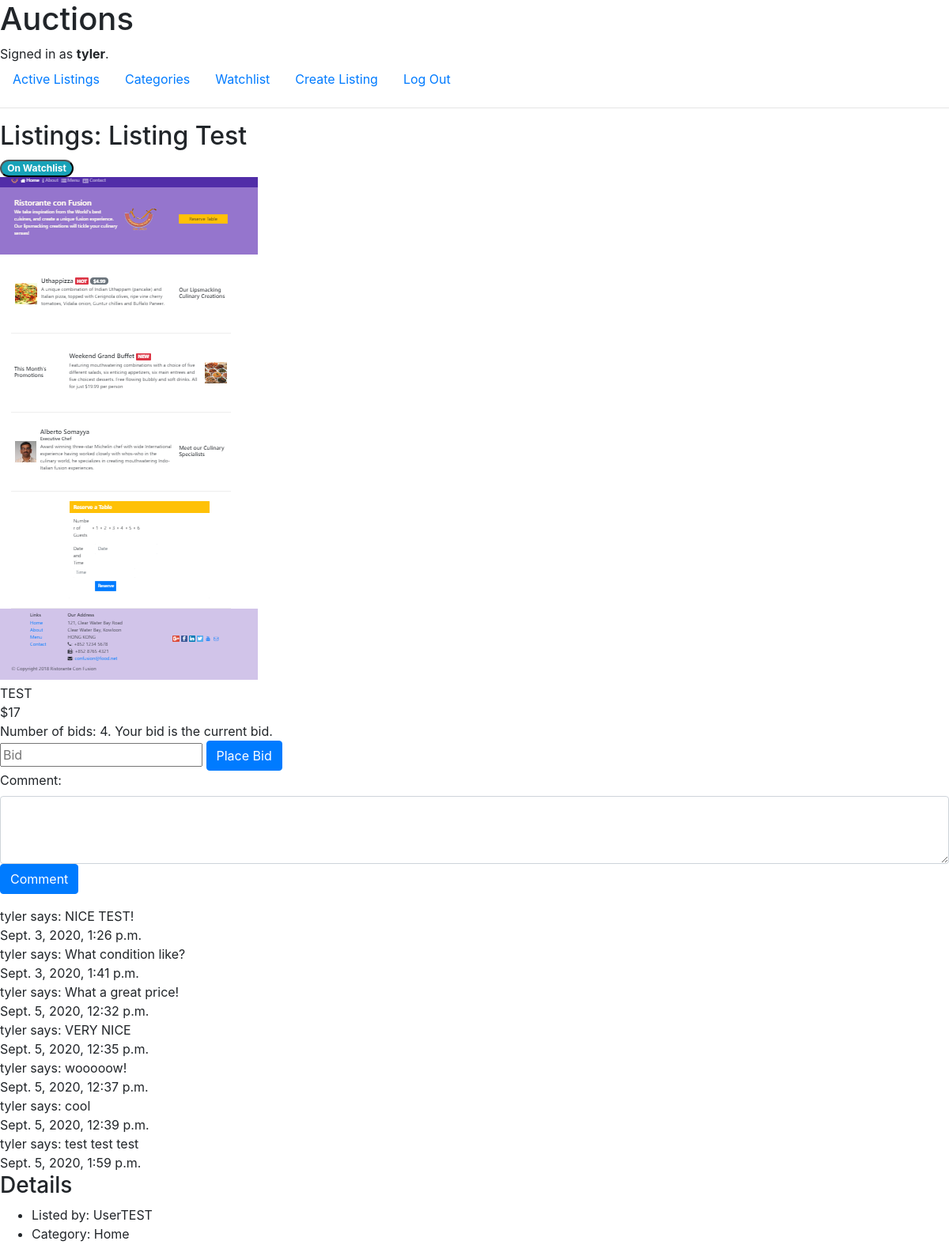
The app's page /auctions/1/ (signed in), older data.
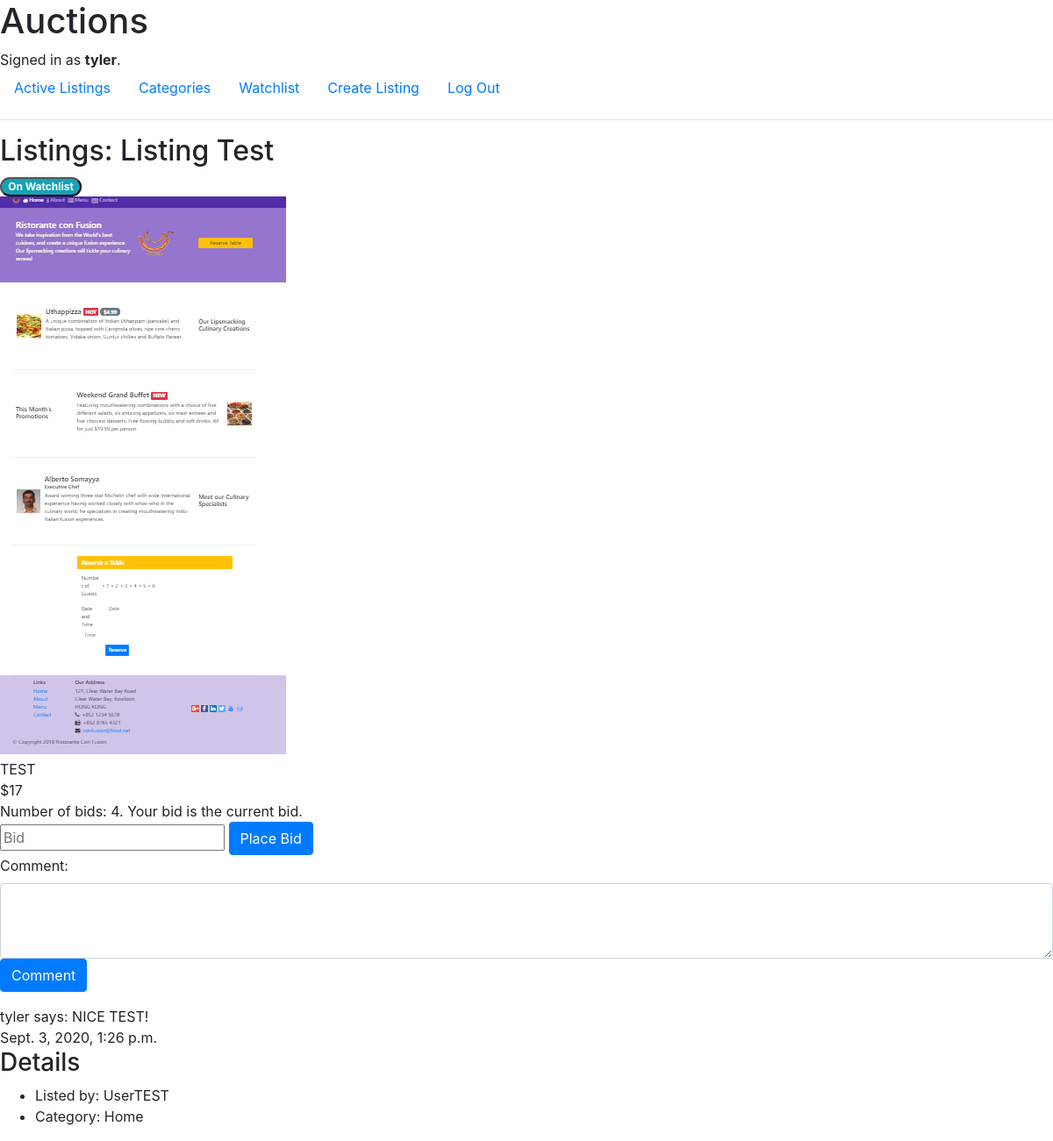
The same page, newer data.
### auctions/models.py (models this page shows, shortened)
class User(AbstractUser):
    watchlist = models.ManyToManyField(Auction_Listing, blank=True, related_name="watchlist")
    def display_watchlist(self):
        return ', '.join(listing.listing_title for listing in self.watchlist.all()[:3])
    display_watchlist.short_description = 'Watchlist'

class Auction_Listing(models.Model):
    listing_price = models.IntegerField()
    listing_title = models.CharField(max_length=64)
    listing_description = models.CharField(max_length=256)
    listing_date = models.DateTimeField()
    listing_categories = models.CharField(max_length=128)
    listing_image = models.ImageField(null=True, upload_to='uploads/', default='auctions/static/auctions/images/default_img.png')
    listed_by = models.ForeignKey('User', on_delete=models.CASCADE, null=True, blank=True, default=None)
    @property
    def get_listing_cat_num(self):
        return int(self.listing_categories)

class Auction_Comments(models.Model):
    auction_listing = models.ForeignKey(Auction_Listing, on_delete=models.CASCADE)
    user = models.ForeignKey('User', on_delete=models.CASCADE)
    comment = models.CharField(max_length=256)
    comment_date = models.DateTimeField('Comment date', auto_now_add=True)

### auctions/views.py (the view, shortened to what this page needs)
# urls.py: path('<int:listing_id>/',views.auction, name='auction'),
def auction(request, listing_id):
    listing = Auction_Listing.objects.get(id=listing_id)
    max_bid = Auction_Bids.objects.filter(auction_listing=listing).order_by('bid_amount').first()
    watchlist =  request.user.watchlist.all()
    current_user_name = request.user.username
    listing_comments = Auction_Comments.objects.filter(auction_listing=listing)
    return render(request, "auctions/auction.html", {
        "listing": listing,
        "max_user": max_bid.user if max_bid else None,
        "user_name": current_user_name,
        "comments": listing_comments,
        "watchlist": watchlist,
        "num_bids": len(Auction_Bids.objects.filter(auction_listing=listing))
    })

### auctions/templates/auctions/auction.html (shortened to what this page needs)
{% extends "auctions/layout.html" %}
{% block body %}
{% load static %}
<h2 id="listing_title">Listings: {{ listing.listing_title }}</h2>
{% if user.is_authenticated %}
    {% if listing in watchlist %}
    <form id="watchlist-form" class='onWatchList' method="post">
        <button class="badge badge-pill badge-info" id='onWatchList' type="submit">On Watchlist</button>
    </form>
    {% else %}
        <form id="watchlist-form" method="post">
            {% csrf_token %}
            <button  class="badge badge-pill badge-info" id='notWatchList' type="submit">Add to Watchlist</button>
        </form>
    {% endif %}
{% endif %}
<div>
    {% if listing.listing_image %}
        <div>
            <img src="{{ listing.listing_image.url }}" alt="">
        </div>
    {% else %}
        <div>
            <img src="{% static 'auctions/default_img.png' %}" alt="">
        </div>
    {% endif %}
    <div>
        {{ listing.listing_description }}
    </div>
    <div>
        ${{ listing.listing_price }}
    </div>
    <div>
        {% if num_bids > 0 and user == max_user %}
        <div>
            Number of bids: {{ num_bids }}. Your bid is the current bid.
        </div>
        {% elif  num_bids > 0 %}
        <div>
            Number of bid(s): {{ num_bids }}
        </div>
        {% else %}
        <div>
            Number of bids 0.
        </div>
        {% endif %}
    </div>
    {% if user.is_authenticated %}
        <div>
            <form action="{% url 'auction' listing.id %}" method="post">
                <input type="number" , name="bid" , placeholder="Bid">
                <input class="btn btn-primary" type="submit" value="Place Bid">
            </form>
        </div>
    {% endif %}
</div>
<form id="comment-form" method="post">
    <div class="form-group">
        <label for="exampleFormControlTextarea1">Comment: </label>
        <textarea class="form-control" id="comment" rows="3"></textarea>
        <input class="btn btn-primary" type="submit" value="Comment">
    </div>
</form>
{% if comments %}
    <div>
        {% for comment in  comments%}
            <div>
                {{ comment.user }} says: {{ comment.comment }}
            </div>
            <div>
                {{ comment.comment_date }}
            </div>
        {% endfor %}
    </div>
{% endif %}
<div>
    <h3>Details</h3>
    <div>
        <ul>
            <li>Listed by: {{ listing.listed_by }}</li>
            {% if listing.get_listing_cat_num  == 1 %}
                <li>Category: Home</li>
            {% elif listing.get_listing_cat_num == 2 %}
                <li>Category: Garden</li>
            {% elif listing.get_listing_cat_num == 3 %}
                <li>Category: Clothing</li>
            {% elif listing.get_listing_cat_num == 4 %}
                <li>Category: Books</li>
            {% else %}
                <li>Category: Other </li>
            {% endif %}
        </ul>
    </div>
</div>
{% endblock %}

### auctions/templates/auctions/layout.html (shortened to what this page needs)
{% load static %}
<!DOCTYPE html>
<html lang="en">
    <head>
        <link rel="stylesheet" href="https://stackpath.bootstrapcdn.com/bootstrap/4.5.0/css/bootstrap.min.css">
        <link href="{% static 'auctions/styles.css' %}" rel="stylesheet">
    </head>
    <body>
        <h1>Auctions</h1>
        <div>
            {% if user.is_authenticated %}
                Signed in as <strong>{{ user.username }}</strong>.
            {% else %}
                Not signed in.
            {% endif %}
        </div>
        <ul class="nav">
            <li class="nav-item">
                <a class="nav-link" href="{% url 'index' %}">Active Listings</a>
            </li>
            {% if user.is_authenticated %}
                <li class="nav-item">
                    <a class="nav-link" href="{% url 'categories' %}">Categories</a>
                </li>
                <li class="nav-item">
                    <a class="nav-link" href="{% url 'watchlist' %}">Watchlist</a>
                </li>
                <li class="nav-item">
                    <a class="nav-link" href="{% url 'create_listing' %}">Create Listing</a>
                </li>
                <li class="nav-item">
                    <a class="nav-link" href="{% url 'logout' %}">Log Out</a>
                </li>
            {% endif %}
        </ul>
        <hr>
        {% block body %}
        {% endblock %}
    </body>
</html>

Row changes from the older to the newer data that the page shows:
removed Auction_Comments: user "tyler", comment "What condition like?", comment_date "Sept. 3, 2020, 1:41 p.m."
removed Auction_Comments: user "tyler", comment "What a great price!", comment_date "Sept. 5, 2020, 12:32 p.m."
removed Auction_Comments: user "tyler", comment "VERY NICE", comment_date "Sept. 5, 2020, 12:35 p.m."
removed Auction_Comments: user "tyler", comment "wooooow!", comment_date "Sept. 5, 2020, 12:37 p.m."
removed Auction_Comments: user "tyler", comment "cool", comment_date "Sept. 5, 2020, 12:39 p.m."
removed Auction_Comments: user "tyler", comment "test test test", comment_date "Sept. 5, 2020, 1:59 p.m."
